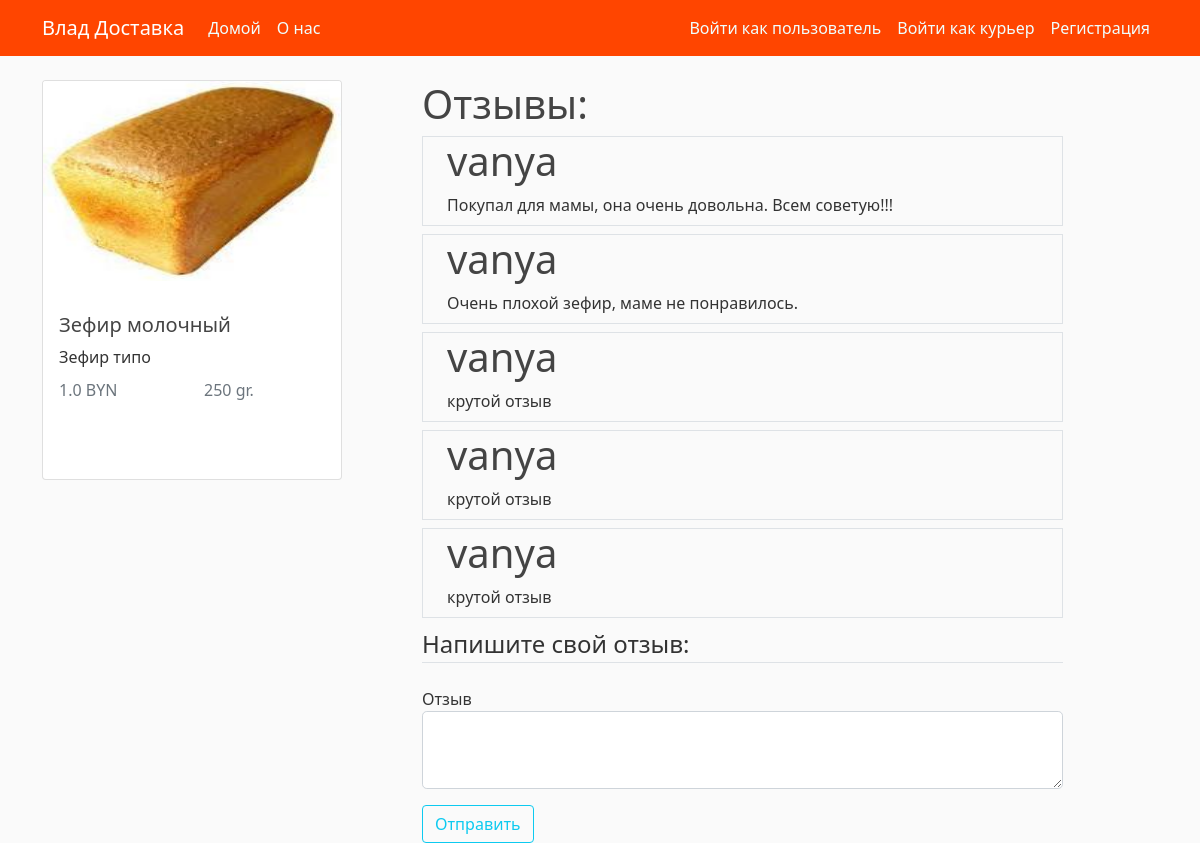
Page /product/1 on the committed database.
### bd_project/models.py (models this page shows, shortened)
class BaseModel(Model):
    id = PrimaryKeyField(unique=True)
    class Meta:
        database = db
        order_by = 'id'

class Product(BaseModel):
    name = CharField(20, unique=True, null=False)
    price = DoubleField(null=False)
    description = TextField(null=False)
    weight = IntegerField(null=False)
    image = CharField(null=False)
    category = ForeignKeyField(Categories, backref='category')
    class Meta:
        db_table = 'Products'

class ProductReviews(BaseModel):
    review = TextField()
    user_id = ForeignKeyField(User, backref='revives')
    product_id = ForeignKeyField(Product, backref='revives')
    class Meta:
        db_table = 'ProductReviews'

class User(BaseModel, UserMixin):
    username = CharField(max_length=20, unique=True, null=False)
    email = CharField(max_length=20, unique=True, null=False)
    phone = CharField(max_length=15, unique=True, null=False)
    address = CharField(max_length=20, null=False)
    password = CharField(max_length=60, null=False)
    class Meta:
        db_table = 'Users'

### bd_project/main/routes.py (the view)
@main.route('/product/<product_id>', methods=['GET', 'POST'])
def product_revive(product_id):
    form = ReviveForm()
    product = Product.get(Product.id == product_id)
    revives = product.revives
    if form.validate_on_submit():
        revive = ProductReviews(review=form.revive.data, user_id=current_user.id, product_id=product_id)
        revive.save()
        form.revive.data = ''
        return redirect(url_for('main.product_revive', product_id=product_id))
    return render_template('product_revives.html', product=product, revives=revives, form=form)

### bd_project/main/forms.py
class ReviveForm(FlaskForm):
    revive = TextAreaField('Отзыв', validators=[DataRequired()])
    submit = SubmitField('Отправить')

### bd_project/templates/product_revives.html (shortened to what this page needs)
{% extends 'layout.html' %}
{% block content %}
<div class="row">
    <div class="col-4">
        <div class="card" style="width: 300px; height:400px">
            <img src="{{ url_for('static', filename ='food_pics/' + product.image) }}"
                 class="card-img-top food-img"
                 alt="{{ url_for('static', filename ='food_pics/' + 'default_food.jpg') }}">
            <div class="card-body">
                <h5 class="card-title">{{ product.name }}</h5>
                <p class="card-text">{{ product.description }}</p>
                <div class="row">
                    <div class="col-6">
                        <h6 class="card-subtitle mb-2 text-muted">{{ product.price }} BYN</h6>
                    </div>
                    <div class="col-6">
                        <h6 class="card-subtitle mb-2 text-muted">{{ product.weight }} gr.</h6>
                    </div>
                </div>
            </div>
        </div>
    </div>
    <div class="col-7">
        <h1>Отзывы:  </h1>
        {% for revive in revives %}
        <div class="container border mb-2">
            <div>
                <h1>{{ revive.user_id.username }}</h1>
            </div>
            <div class="mt-1 mb-2">
                <span>{{ revive.review }}</span>
            </div>
        </div>
        {% endfor %}
        <form method="post" action="">
                <fieldset class="form-group">
                    <legend class="border-bottom mb-4">Напишите свой отзыв:</legend>
                    <div class="form-group">
                        {{ form.revive.label(class="form-control-label") }}
                        {% if form.revive.errors %}
                        {{ form.revive(class="form-control form-control-lg is-invalid") }}
                        <div class="invalid-feedback">
                            {% for error in form.revive.errors %}
                            <span>{{ error }}</span>
                            {% endfor %}
                        </div>
                        {% else %}
                        {{ form.revive(class="form-control form-control-lg") }}
                        {% endif %}
                    </div>
                    <div class="form-group pt-3">
                        {{ form.submit(class="btn btn-outline-info") }}
                    </div>
                </fieldset>
            </form>
    </div>
</div>
{% endblock content %}

### bd_project/static/main.css (style rules this page uses)
body { background: #fafafa; color: #333333; margin-top: 5rem; }
h1, h2, h3, h4, h5, h6 { color: #444444; }
.food-img { height: 200px; width: 100%; margin-right: 20px; margin-bottom: 16px; }

### rows in the picture
Product: image (picture), name "Зефир молочный", description "Зефир типо", price "1.0", weight "250"
ProductReviews: user_id.username "vanya", review "Покупал для мамы, она очень довольна. Всем советую!!!"
ProductReviews: user_id.username "vanya", review "Очень плохой зефир, маме не понравилось."
ProductReviews: user_id.username "vanya", review "крутой отзыв"
ProductReviews: user_id.username "vanya", review "крутой отзыв"
ProductReviews: user_id.username "vanya", review "крутой отзыв"
